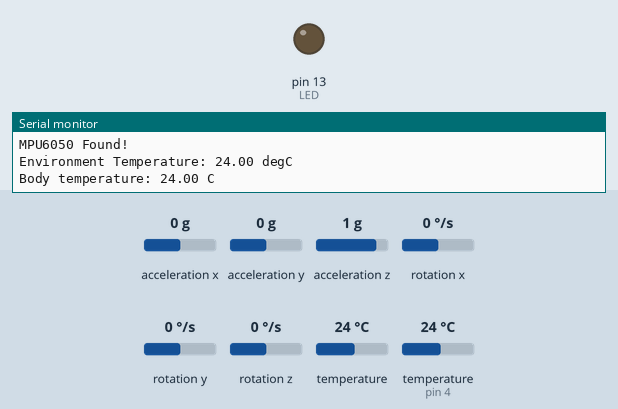
A sketch run on a simulated Arduino Uno, built with avr-gcc and run on an emulated ATmega328P. Parts: output pins drawn as LEDs (lit = HIGH), the last lines printed to the serial monitor. The test bench sets the inputs (shaded band); at power-on: temperature 24 °C, acceleration x 0 g, acceleration y 0 g, acceleration z 1 g, rotation x 0 °/s, rotation y 0 °/s, rotation z 0 °/s, temperature (sensor on pin 4) 24 °C.

Above: at 1.3 s.
1.4 s: temperature (sensor 0) set to 30.3 °C
4.6 s: temperature (sensor 0) set to 31.8 °C
At 6.2 s:
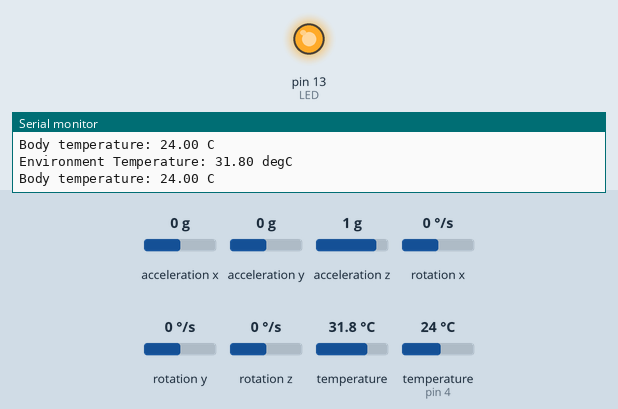
Timing chart, 0 to 16.4 s (numbered marks = the images above; inputs shaded):
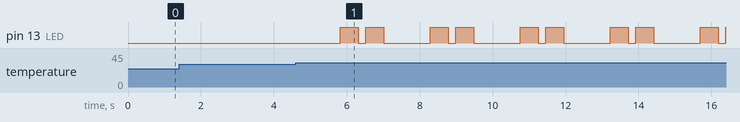

The sketch:

fatigueTest.ino
```cpp
#include <Adafruit_MPU6050.h>
#include <Adafruit_Sensor.h>
#include <Wire.h>
#include <OneWire.h>
#include <DallasTemperature.h>

#define ONE_WIRE_BUS 4
// #define LED_BUILTIN 13

float bodyTemp;
float environmentTemp;

void ledOn(int pin){
  digitalWrite(pin, HIGH);  // turn the LED on
  delay(500);
  digitalWrite(pin, LOW);   // turn the LED off
  delay(200);
  digitalWrite(pin, HIGH);
  delay(500);
  digitalWrite(pin, LOW);
}

void ledOff(){
  digitalWrite(8, HIGH);  // turn the LED on
  delay(500);
  digitalWrite(8, LOW);   // turn the LED off
  delay(200);
  digitalWrite(8, HIGH);
  delay(500);
  digitalWrite(8, LOW);
}

OneWire oneWire(ONE_WIRE_BUS);

DallasTemperature sensors(&oneWire);

float Celsius = 0;
float Fahrenheit = 0;

Adafruit_MPU6050 mpu;

void setup(void) {
  sensors.begin();
  Serial.begin(115200);
  while (!Serial)
    delay(10);

  pinMode(LED_BUILTIN, OUTPUT); // LED

  Serial.println("Adafruit MPU6050 test!");

  // Try to initialize!
  if (!mpu.begin()) {
    Serial.println("Failed to find MPU6050 chip");
    while (1) {
      delay(10);
    }
  }
  Serial.println("MPU6050 Found!");
  Serial.println("");
  delay(100);
}

void loop() {
  /* Get new sensor events with the readings */
  sensors_event_t a, g, temp;
  mpu.getEvent(&a, &g, &temp);

  sensors.requestTemperatures();

  Celsius = sensors.getTempCByIndex(0);
  Fahrenheit = sensors.toFahrenheit(Celsius);

  /* Print out the values */
  Serial.print("Environment Temperature: ");
  Serial.print(temp.temperature);
  Serial.println(" degC");

  Serial.print("Body temperature: ");
  Serial.print(Celsius);
  Serial.println(" C  ");

  Serial.println("");

  bodyTemp = Celsius;
  environmentTemp = temp.temperature;

  // Simple fatigue estimation logic with consideration for cold environments
  int fatigueLevel = 0;
  if (bodyTemp < 36.0 && environmentTemp < 31) {
    fatigueLevel = 2; // Low body temp + cold environment = more tired
  } else if (bodyTemp < 36.0) {
    fatigueLevel = 1; // Low body temp = somewhat tired
  } else if (bodyTemp > 37.0 && environmentTemp > 33) {
    fatigueLevel = 2; // High body temp + hot environment = more tired
  } else if (bodyTemp > 37.0) {
    fatigueLevel = 1; // High body temp = somewhat tired
  } else {
    fatigueLevel = 0; // Normal body temp = less likely tired
  }

  //switching on LEDs according to the fatigue level
  switch(fatigueLevel){
    case 2:
      ledOn(12); //when fatigue level is 2 red LED is blinking
      break;
    case 1:
      ledOn(13); //when fatigue level is 1 blue LED is blinking
      break;
    case 0:
      ledOff(); //when fatigue level is 0 green LED is blinking
  }

  // if(Celsius >= 34.50){
  //   digitalWrite(LED_BUILTIN, HIGH);  // turn the LED on (HIGH is the voltage level)
  //   delay(500);                      // wait for a second
  //   digitalWrite(LED_BUILTIN, LOW);   // turn the LED off by making the voltage LOW
  //   delay(200);
  //   digitalWrite(LED_BUILTIN, HIGH);  // turn the LED on (HIGH is the voltage level)
  // }

  // if(Celsius < 34.50){
  //   digitalWrite(LED_BUILTIN, LOW);
  // }

  delay(500);
}
```

Measured:
- the behaviour switches between 30.9 and 31 °C on temperature (sensor 0) (found by bisection; images 0 and 1)
- after the input at 4.6 s, pin 13 (LED): LOW → HIGH after 1.2 s, then repeats every 2.5 s: LOW 0.20 s, HIGH 0.50 s, LOW 1.3 s, HIGH 0.50 s
